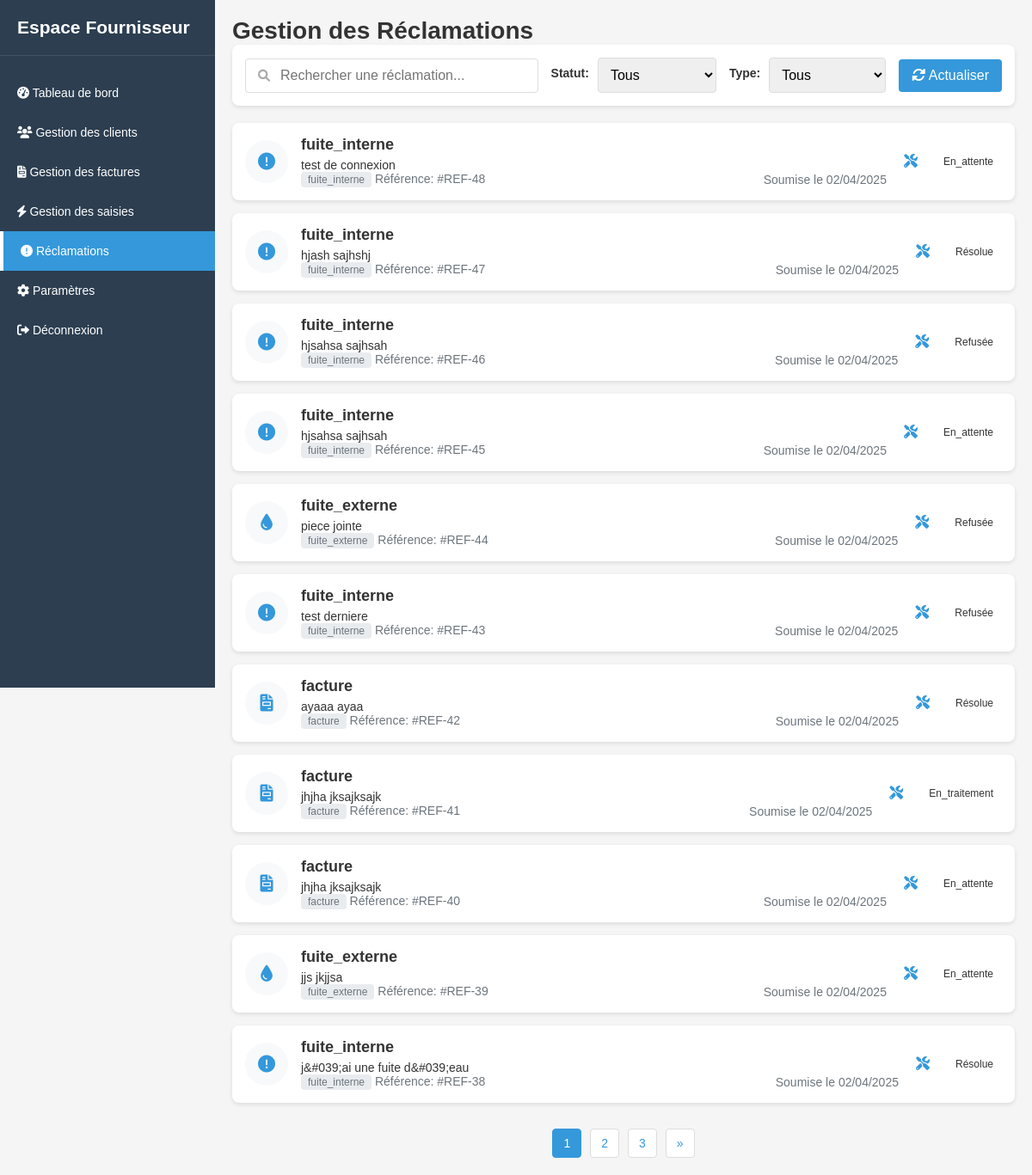
The page /ihm/admin/claims-frs.php on the database its author committed.
### tables this page shows
CREATE TABLE `reclamations` (
  `reclamation_id` int(11) NOT NULL AUTO_INCREMENT,
  `client_id` int(11) NOT NULL,
  `type` enum('fuite_externe','fuite_interne','facture','autre') NOT NULL,
  `description` text NOT NULL,
  `statut` enum('en_attente','en_traitement','résolue','refusée') DEFAULT 'en_attente',
  `date_creation` datetime DEFAULT CURRENT_TIMESTAMP,
  `date_resolution` datetime DEFAULT NULL,
  PRIMARY KEY (`reclamation_id`),
  KEY `client_id` (`client_id`),
  CONSTRAINT `reclamations_fk_client` FOREIGN KEY (`client_id`) REFERENCES `clients` (`client_id`)
);

### DB/ReclamationDAO.php (called while the page is built, shortened)
<?php
class ReclamationDAO {
    public static function getAllReclamations() {
        $conn = Database::getInstance()->getConnection();
        $sql = "SELECT * FROM reclamations ORDER BY date_creation DESC";
        $stmt = $conn->prepare($sql);
        $stmt->execute();
        return $stmt->fetchAll(PDO::FETCH_ASSOC);
    }
}
?>

### ihm/admin/claims-frs.php (the view, shortened to what this page needs)
<?php
require_once '../../DB/ReclamationDAO.php';
$reclamations = ReclamationDAO::getAllReclamations();
?>
<!DOCTYPE html>
<html lang="fr">
<head>
    <link rel="stylesheet" href="../../assets/css/main-frs.css">
    <link rel="stylesheet" href="https://cdnjs.cloudflare.com/ajax/libs/font-awesome/6.0.0-beta3/css/all.min.css">
</head>
<body>
    <div class="app-container">
        <div class="sidebar">
            <div class="sidebar-header">
                <h2>Espace Fournisseur</h2>
            </div>
            <div class="sidebar-menu">
                <a href="dashboard.php">
                    <i class="fas fa-tachometer-alt"></i> Tableau de bord
                </a>
                <a href="clients.php" >
                    <i class="fas fa-users" ></i> Gestion des clients
                </a>
                <a href="factures.php">
                    <i class="fas fa-file-invoice"></i> Gestion des factures
                </a>
                <a href="consumption.php">
                    <i class="fas fa-bolt"></i> Gestion des saisies
                </a>
                <a href="claims-frs.php" class="active">
                    <i class="fas fa-exclamation-circle" class="active"></i> Réclamations
                </a>
                <a href="settings.php">
                    <i class="fas fa-cog"></i> Paramètres
                </a>
                <a href="../deconnexion.php" class="logout">
                    <i class="fas fa-sign-out-alt"></i> Déconnexion
                </a>
            </div>
        </div>
        <div class="main-content">
            <h1>Gestion des Réclamations</h1>
            <div class="filters">
                <div class="search-container">
                    <i class="fas fa-search"></i>
                    <input type="text" placeholder="Rechercher une réclamation..." id="search-claim">
                </div>
                <div class="filter-group">
                    <label for="status-filter">Statut:</label>
                    <select id="status-filter">
                        <option value="">Tous</option>
                    </select>
                </div>
                <div class="filter-group">
                    <label for="type-filter">Type:</label>
                    <select id="type-filter">
                        <option value="">Tous</option>
                    </select>
                </div>
                <button class="btn btn-primary" id="refresh-claims-btn">
                    <i class="fas fa-sync-alt"></i> Actualiser
                </button>
            </div>
            <div class="claims-list" id="claims-list">
                <?php foreach ($reclamations as $reclamation): ?>
                    <div class="claim-item">
                        <div class="claim-icon">
                            <?php
                            switch ($reclamation['type']) {
                                case 'fuite_externe':
                                    echo '<i class="fas fa-tint"></i>';
                                    break;
                                case 'facture':
                                    echo '<i class="fas fa-file-invoice"></i>';
                                    break;
                                default:
                                    echo '<i class="fas fa-exclamation-circle"></i>';
                                    break;
                            }
                            ?>
                        </div>
                        <div class="claim-content">
                            <h3><?php echo htmlspecialchars($reclamation['type']); ?></h3>
                            <p><?php echo htmlspecialchars($reclamation['description']); ?></p>
                            <div class="claim-meta">
                                <div>
                                    <span class="claim-type"><?php echo htmlspecialchars($reclamation['type']); ?></span>
                                    <span>Référence: #REF-<?php echo $reclamation['reclamation_id']; ?></span>
                                </div>
                                <span>Soumise le <?php echo date("d/m/Y", strtotime($reclamation['date_creation'])); ?></span>
                            </div>
                        </div>
                        <div class="claim-actions">
                        <button class="action-process" data-id="REF-<?php echo $reclamation['reclamation_id']; ?>" title="Traiter">
                            <i class="fas fa-tools"></i>
                        </button>
                        </div>
                        <span class="claim-status <?php echo 'status-' . $reclamation['statut']; ?>">
                            <?php echo ucfirst($reclamation['statut']); ?>
                        </span>
                    </div>
                <?php endforeach; ?>
            </div>
            <div class="pagination">
                <a href="#" class="active">1</a>
                <a href="#">2</a>
                <a href="#">3</a>
                <a href="#">&raquo;</a>
            </div>
        </div>
    </div>
</body>
</html>

### assets/css/main-frs.css (style rules this page uses)
.filters { display: flex; align-items: center; gap: 15px; margin-bottom: 20px; padding: 15px; background-color: white; border-radius: 8px; box-shadow: var(--shadow); }
.search-container { flex-grow: 1; position: relative; }
.search-container input { width: 100%; padding: 10px 10px 10px 40px; border: 1px solid var(--border-color); border-radius: 4px; }
.search-container i { position: absolute; left: 15px; top: 50%; transform: translateY(-50%); color: #aaa; }
.filter-group { display: flex; align-items: center; gap: 10px; }
.claims-list { margin-bottom: 30px; }
.claim-item { background: white; padding: 15px; border-radius: 8px; box-shadow: var(--shadow); margin-bottom: 15px; display: flex; align-items: center; }
.claim-icon { background-color: #f8f9fa; width: 50px; height: 50px; border-radius: 50%; display: flex; align-items: center; justify-content: center; margin-right: 15px; }
.claim-icon i { font-size: 20px; color: var(--secondary-color); }
.claim-content { flex-grow: 1; }
.claim-content h3 { margin-bottom: 5px; font-size: 18px; }
.claim-meta { display: flex; justify-content: space-between; align-items: center; font-size: 14px; color: #6c757d; }
.claim-actions { display: flex; gap: 10px; margin-left: 15px; }
.claim-actions button { background: none; border: none; cursor: pointer; padding: 5px; font-size: 16px; transition: color 0.3s; }
.action-process { color: var(--secondary-color); }
.claim-status { padding: 3px 10px; border-radius: 12px; font-size: 12px; margin-left: 15px; }
.claim-type { display: inline-block; background-color: #e9ecef; padding: 2px 8px; border-radius: 4px; font-size: 12px; }
.pagination { display: flex; justify-content: center; margin-top: 20px; }
.pagination a { display: inline-block; padding: 8px 12px; margin: 0 5px; border-radius: 4px; background-color: white; border: 1px solid var(--border-color); color: var(--secondary-color); text-decoration: none; }
.pagination a.active { background-color: var(--secondary-color); color: white; border-color: var(--secondary-color); }
:root { --primary-color: #2c3e50; --secondary-color: #3498db; --accent-color: #e74c3c; --light-color: #ecf0f1; --dark-color: #34495e; --success-color: #2ecc71; --warning-color: #f39c12; --danger-color: #e74c3c; --text-color: #333; --border-color: #ddd; --shadow: 0 2px 5px rgba(0,0,0,0.1); }
* { box-sizing: border-box; margin: 0; padding: 0; }
body { font-family: Geneva, Verdana, sans-serif; background-color: #f5f5f5; color: var(--text-color); font-size: 14px; }
.btn { display: inline-block; padding: 10px 15px; border: none; border-radius: 4px; cursor: pointer; font-size: 16px; transition: background-color 0.3s, transform 0.1s; text-decoration: none; }
.btn-primary { background-color: var(--secondary-color); color: white; }
label { display: block; margin-bottom: 5px; font-weight: bold; }
input[type="text"], input[type="email"], input[type="password"], input[type="number"], select, textarea { width: 100%; padding: 10px; border: 1px solid var(--border-color); border-radius: 4px; font-size: 16px; }
.app-container { display: flex; min-height: 100vh; }
.sidebar { width: 250px; background-color: var(--primary-color); color: white; padding-top: 20px; position: fixed; height: 100vh; left: 0; top: 0; }
.sidebar-header { padding: 0 20px 20px; border-bottom: 1px solid rgba(255,255,255,0.1); }
.sidebar-menu { margin-top: 20px; }
.sidebar-menu a { display: block; color: white; text-decoration: none; padding: 15px 20px; transition: background-color 0.3s; }
.sidebar-menu a.active { background-color: var(--secondary-color); border-left: 4px solid white; }
.main-content { flex: 1; margin-left: 250px; padding: 20px; }

### rows shown on the page
reclamations: type "fuite_interne", description "test de connexion", reclamation_id "48", date_creation "02/04/2025", statut "En_attente"
reclamations: type "fuite_interne", description "hjash sajhshj", reclamation_id "47", date_creation "02/04/2025", statut "Résolue"
reclamations: type "fuite_interne", description "hjsahsa sajhsah", reclamation_id "46", date_creation "02/04/2025", statut "Refusée"
reclamations: type "fuite_interne", description "hjsahsa sajhsah", reclamation_id "45", date_creation "02/04/2025", statut "En_attente"
reclamations: type "fuite_externe", description "piece jointe", reclamation_id "44", date_creation "02/04/2025", statut "Refusée"
reclamations: type "fuite_interne", description "test derniere", reclamation_id "43", date_creation "02/04/2025", statut "Refusée"
reclamations: type "facture", description "ayaaa ayaa", reclamation_id "42", date_creation "02/04/2025", statut "Résolue"
reclamations: type "facture", description "jhjha jksajksajk", reclamation_id "41", date_creation "02/04/2025", statut "En_traitement"
reclamations: type "facture", description "jhjha jksajksajk", reclamation_id "40", date_creation "02/04/2025", statut "En_attente"
reclamations: type "fuite_externe", description "jjs jkjjsa", reclamation_id "39", date_creation "02/04/2025", statut "En_attente"
reclamations: type "fuite_interne", description "j&#039;ai une fuite d&#039;eau", reclamation_id "38", date_creation "02/04/2025", statut "Résolue"
